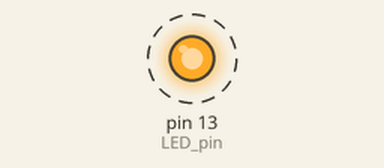
A sketch run on a simulated Arduino Uno, built with avr-gcc and run on an emulated ATmega328P. Shown: output pins drawn as LEDs (lit = HIGH). Dashed ring = blinking. What the sketch prints to the serial monitor is not drawn.

Above: at 0.35 s.
Timing chart, 0 to 3.3 s (numbered marks = the images above):
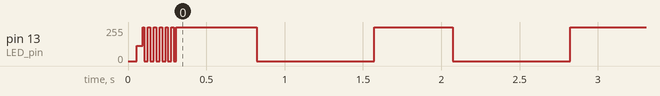

Measured:
- by itself, pin 13 (LED_pin): goes 6 × (255/255 0.01 s, 0/255 0.02 s), 103 × (255/255 0.52 s, 0/255 0.75 s), 255/255 0.50 s, then 0/255

The sketch:

Led_V1.ino
```cpp
#define LED_pin 13
#define TEMPO_High 500
#define TEMPO_Low 750

int i;
long int tempo;

void setup() {
    Serial.begin(9600);
    pinMode(LED_pin, OUTPUT);  //Broche 13 en sortie
    digitalWrite(LED_pin, LOW);  //Broche 13 état bas etLED éteinte

//version 1

    for(i = 0; i < 10; i++)
    {
      Serial.print("\t : ");
      Serial.println(i);
      digitalWrite(LED_pin, HIGH);
      Serial.println("LED etat haut");
      for(tempo = 0; tempo< TEMPO_High; tempo++);
      digitalWrite(LED_pin, LOW);
      Serial.println("LED etat bas");
      for(tempo = 0; tempo< TEMPO_High; tempo++);

    }


//version 2
/*
    for(i = 0; i < 10; i++)
    {
      Serial.print("\t : ");
      Serial.println(i);
      digitalWrite(LED_pin, HIGH);
      Serial.println("LED etat haut");
      delay(TEMPO_High);
      digitalWrite(LED_pin, LOW);
      Serial.println("LED etat bas");
      delay(TEMPO_Low);
    }
*/
}

void loop() {
  // put your main code here, to run repeatedly:

      digitalWrite(LED_pin, HIGH);
      Serial.println("LED etat haut");
      delay(TEMPO_High);
      digitalWrite(LED_pin, LOW);
      Serial.println("LED etat bas");
      delay(TEMPO_Low);


}
```
